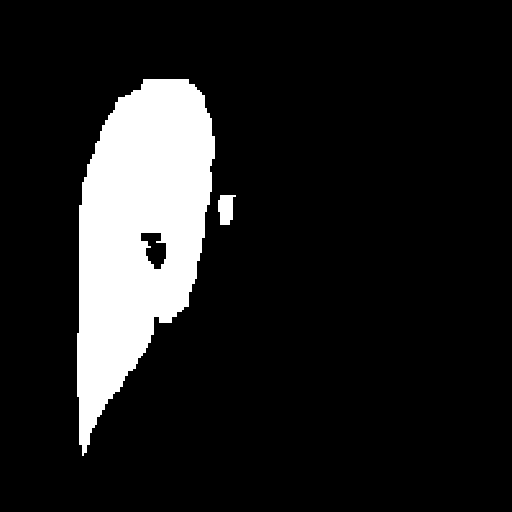
#> input picture EnlargedWithoutBorder_Dataset/enlarged_liver36c.png, 512 x 512 px, given in place of enlarged_liver0a.png, which was not available; the run also reads 1 picture not shown here
$ python rotate.py
#> lines starting #> are read from the running program, lines starting #| are printed output that depends on the picture; after the words box and inside, x2 and y2 are one past the last pixel; in counts of white or black regions, pixels touching at a corner belong together; pictures that were not available may be replaced by others from this repository, and a replacement may not be noted
import numpy as np
import random
import cv2
import logging
from PIL import Image

source="C:\\Users\\sakshigarg\\PycharmProjects\\btpMidterm\\EnlargedWithoutBorder_Dataset\\"
destination="C:\\Users\\sakshigarg\\PycharmProjects\\btpMidterm\\RotatedEnlargedWithoutBorder_Dataset\\"

for i in range(0,131):

    print (i)
    print("Liver")

    image = Image.open(source+'enlarged_liver'+str(i)+'a.png')
#> image is the input picture: PIL image 512x512 L; 12.4% white; 2 white regions, box (x1, y1, x2, y2) and area: (77, 79, 215, 456) 32178, (218, 195, 236, 225) 405
    angle = 0
    while(angle<360):
            rotated_image  = image.rotate(angle)
            rotated_image.save(destination+'rotated_'+str(angle)+'_enlarged_liver'+str(i)+'a.png')
            angle+=60
#> this loop made 6 passes
#> pass 2, `rotated_image  = image.rotate(angle)`:
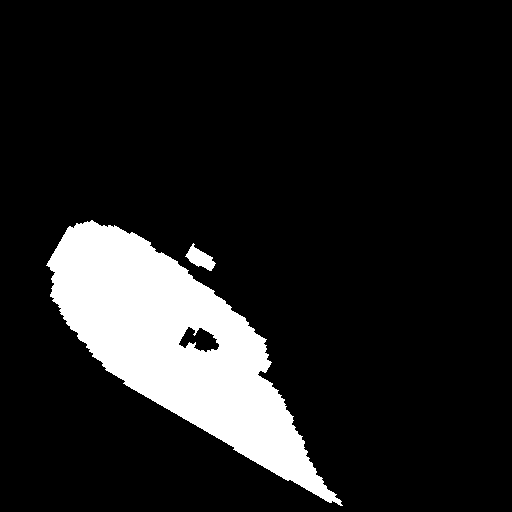
#> rotated_image: PIL image 512x512 L; 12.4% white; 2 white regions, box (x1, y1, x2, y2) and area: (46, 220, 343, 506) 32179, (185, 243, 216, 271) 406
#> pass 3, `rotated_image  = image.rotate(angle)`:
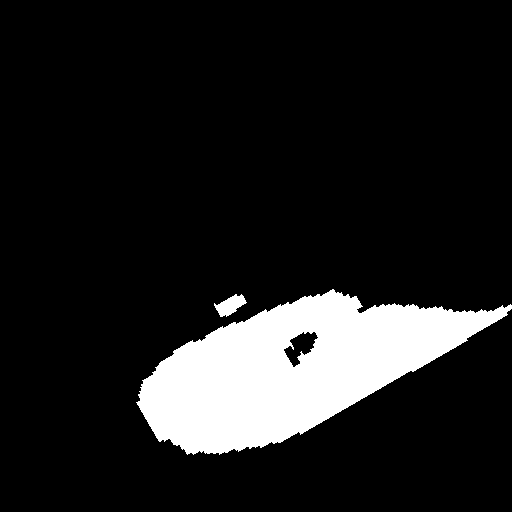
#> rotated_image: PIL image 512x512 L; 12.4% white; 2 white regions, box (x1, y1, x2, y2) and area: (136, 289, 512, 455) 32159, (214, 294, 247, 317) 405
#> after the loop:
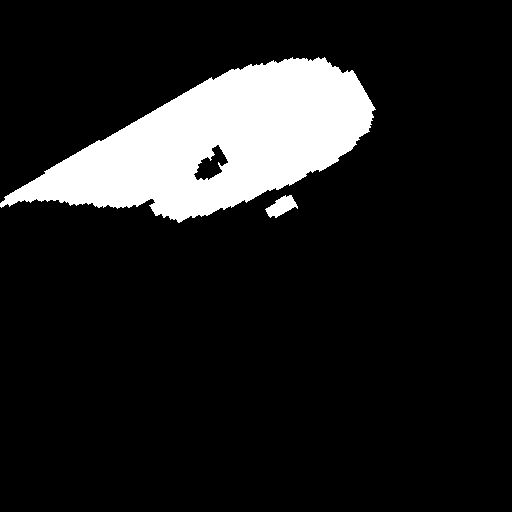
#> rotated_image: PIL image 512x512 L; 12.4% white; 2 white regions, box (x1, y1, x2, y2) and area: (0, 57, 376, 223) 32159, (265, 195, 298, 218) 405
#> after the loop, angle = 360

#> (the run stopped early here; a loop or call above may not have finished)
